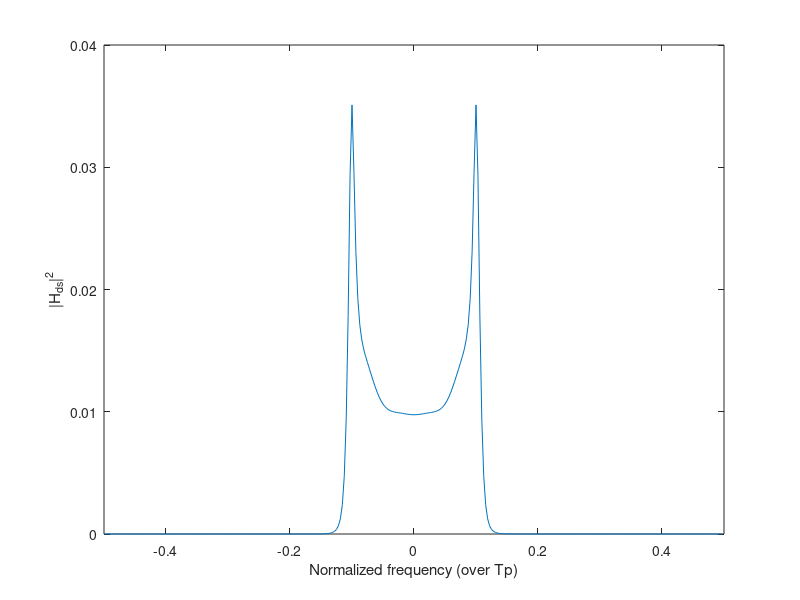
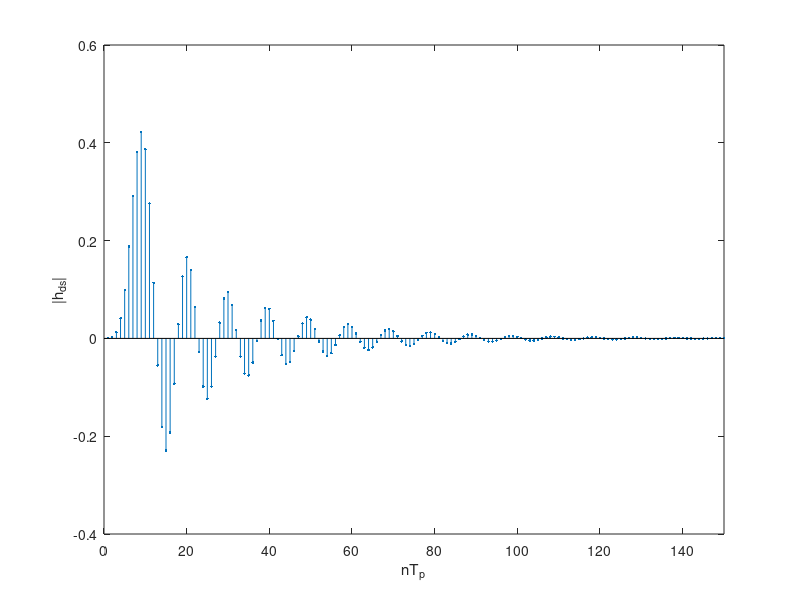
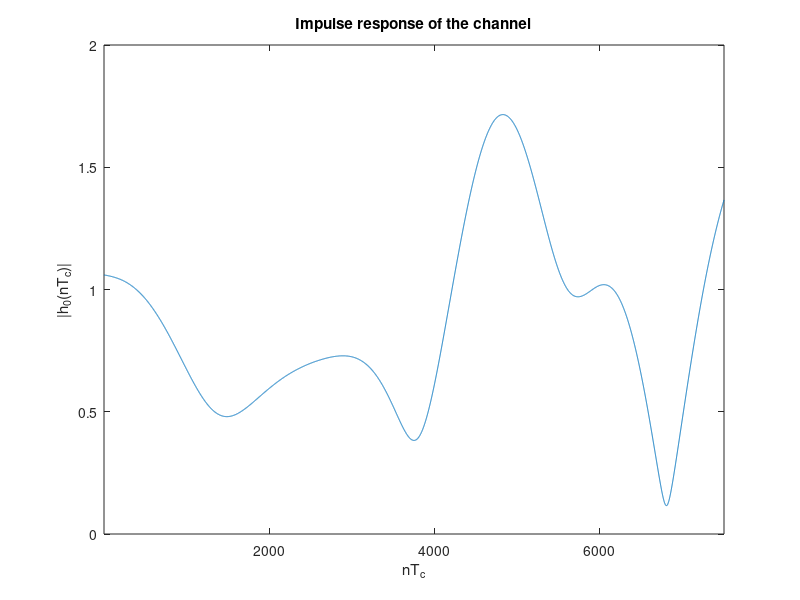

These charts were generated, in order, by the following MATLAB code: (Note: this script raises an error after producing the figures.)
clc; close all; clear global; clearvars;

%% SETUP OF THE GIVEN PARAMETERS
Tc=1;
fd=(40*10^-5)/Tc;
Tp=1/10*(1/fd); 
Nsamples=80000;
hplot_samples=7500;
KdB=2;
K=10^(KdB/10); 
C=sqrt(K/(K+1)); 

%setup of the doppler filter coefficients (page 317)
a_ds=[1, -4.4153, 8.6283, -9.4592, 6.1051, ... 
    -1.3542, -3.3622, 7.2390, -7.9361, 5.1221,...
    -1.8401, 2.8706e-1];
b_ds=[1.3651e-4, 8.1905e-4, 2.0476e-3, 2.7302e-3, ...
2.0476e-3, 9.0939e-4, 6.7852e-4, 1.3550e-3, 1.8076e-3, ...
1.3550e-3, 5.3726e-4, 6.1818e-5, -7.1294e-5, ...
    -9.5058e-5, -7.1294e-5, -2.5505e-5, 1.3321e-5, ...
    4.5186e-5, 6.0248e-5, 4.5186e-5, 1.8074e-5, 3.0124e-6];
% The energy of the doppler filter needs to be normalized to 1
h_ds=impz(b_ds, a_ds);
E_hds=sum(h_ds.^2);
b_ds=b_ds/sqrt(E_hds);
Npoints=Nsamples/Tp;
[Hds, f]=freqz(b_ds,a_ds,Npoints,'whole');
Hds2=(1/Npoints)*abs(Hds).^2;
% Hds=fft(h_ds, Npoints);
% Hds2=abs(Hds).^2;
D_f=fftshift(Hds2);
figure, plot((f/(2*pi))-0.5, D_f)
ylabel('|H_{ds}|^2')
xlim([-0.5 0.5])
xlabel('Normalized frequency (over Tp)')
%normalize the power of h0.
Md=1-C^2;

%% SIMULATION OF THE CHANNEL IMPULSE RESPONSE
%compute the transient as 5*Neq*Tp because the final sampling time is Tq 
pvec=abs(roots(a_ds));
pmax=max(pvec);
Neq=ceil(-1/log(pmax));
transient=5*Tp*Neq;
%transient=length(h_ds)*Tp;

h_nsamples=Nsamples+transient;
w_samples=ceil(h_nsamples/Tp);
% Complex-valued Gaussian white noise with zero mean and unit variance
w=wgn(w_samples,1,0,'complex');

h_full=filter(b_ds, a_ds, w);
figure, stem(impz(b_ds,a_ds),'.'), ylabel('|h_{ds}|'), ...
xlabel('nT_p'), xlim([0 150])

%interpolation to Tq
t = 1:length(h_full);
t_int = Tc/Tp:Tc/Tp:length(h_full);
h_int = interp1(t, h_full, t_int, 'spline');

%multiply by sqrt(M_h0) to give the desired power 
h_int=h_int*sqrt(Md);

%drop the transient and add C because of LOS component
h=h_int(transient+1:end)+C;


%plot of 7500 samples of h
figure, 
plot(abs(h(1:hplot_samples)))
xlabel('nT_c')
ylabel('|h_0(nT_c)|')
xlim([1 hplot_samples])
title('Impulse response of the channel')

%% ESTIMATE OF THE PDF OF H0bar

h_bar=h/sqrt(C^2+Md); % the normalization here does not make much sense
% as M_h0=1-C^2, but it's to keep the formulas as in the book

% mean and variance of the realization of h
h_sd=std(abs(h_bar));
h_mean=mean(abs(h_bar));
% magnitude
mag_h=abs(h_bar);
% fit the data with a Rice ditribution to derive the parameters 
[v, s]=ricefit(mag_h);
% parameters v ans s are related to the rice factor K (wikipedia rician
% distribution)
K_est=v^2/(2*s^2); % estimated value of K 

% compute the theoretical and the estimated distributions
x=linspace(0,3,1000);
est=ricepdf(x,v,s);
v_th=sqrt(K/(K+1));
s_th=sqrt(1/(2*(K+1)));
th=ricepdf(x,v_th,s_th );

% plot of the theoretical and estimated distributions
figure
%plot(x,est,'r'), hold on, plot(x,th,'b')
Nbins=17;
histogram(mag_h, Nbins,'Normalization','pdf','DisplayStyle','stairs'), ...
hold on, plot(x,th,'r-.'),% hold on, plot(x,est,'k'),
plot(x,est,'r-.'), hold on, plot(x,th,'k--'),
legend('pdf with K_{est}','theoretical pdf')
title('Estimate of the pdf of h_0')
ylabel('f_x(a)')
xlabel('a')
%legend('Histogram','theoretical pdf','Estimated pdf')

%% SPECTRUM ESTIMATION

% Welch estimator
D=ceil(Nsamples/4);   %window length
S=ceil(D/2);   %overlap

 w_welch=window(@hamming,D);
%w_welch=kaiser(D,2);

Welch_P = welchPSD(h', w_welch, S);
Welch_P=Welch_P/Nsamples;
%f=1/Tc:1/Tc:Nsamples;
Welch_centered=fftshift(Welch_P);

figure,
freq1=[-Nsamples/2+1:Nsamples/2];
freq2=[-Npoints/2+1:Npoints/2];
% freq2=[-1/Tp:1/Tp:1/Tp];
peak=10*log10(C^2);
analytic=10*log10(Md*D_f);
analytic(length(analytic)/2)=peak;
plot(freq1-1, 10*log10(Welch_centered)) , hold on, plot(freq2, analytic,'r--')

ylim([-40 0])
%ylim([-55 -15])
xlim([-5*Nsamples*fd 5*Nsamples*fd])
xticks([-160 -128 -96 -64 -32 0 32 64 96 128 160])
xticklabels({'-5f_d','-4f_d','-3f_d','-2f_d','-f_d',...
    '0','f_d','2f_d','3f_d','4f_d','5f_d'});
ylabel('PSD [dB]')
xlabel('f')
legend('Estimate','Theoretical curve')
